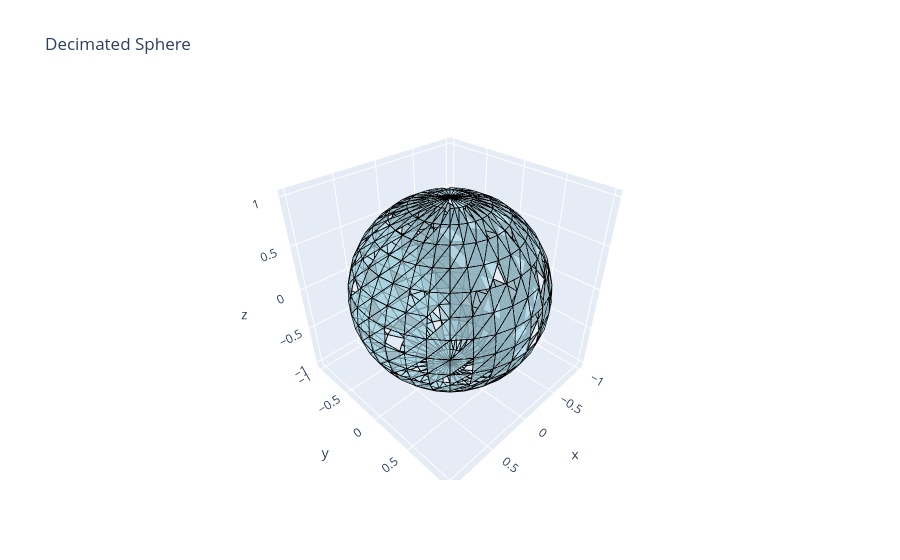

The code cell stored with this chart in its notebook:
### Markdown cell above
### 5. Visualize Decimated Mesh
Notice how the mesh is no longer a closed manifold because we introduced boundary edges (holes) by removing triangles.

### Code cell
plot_mesh(mesh.vertices.cpu().numpy(), mesh.triangles.cpu().numpy(), mesh.edges.cpu().numpy(), "Decimated Sphere")

### Figure 1 — Plotly figure (JSON) as saved in the notebook; plotly's stock layout.template omitted (floating-point values rounded to 4 significant figures; data arrays with more than 128 entries replaced by an {"elided": "..."} marker saying what was removed)
{"data": [{"color": "lightblue", "flatshading": true, "i": {"elided": "771 int values"}, "j": {"elided": "771 int values"}, "k": {"elided": "771 int values"}, "opacity": 0.8, "showscale": false, "type": "mesh3d", "x": {"elided": "482 float values"}, "y": {"elided": "482 float values"}, "z": {"elided": "482 float values"}}, {"line": {"color": "black", "width": 2}, "mode": "lines", "showlegend": false, "type": "scatter3d", "x": {"elided": "4158 float values"}, "y": {"elided": "4158 float values"}, "z": {"elided": "4158 float values"}}], "layout": {"scene": {"aspectmode": "data"}, "title": {"text": "Decimated Sphere"}}}
